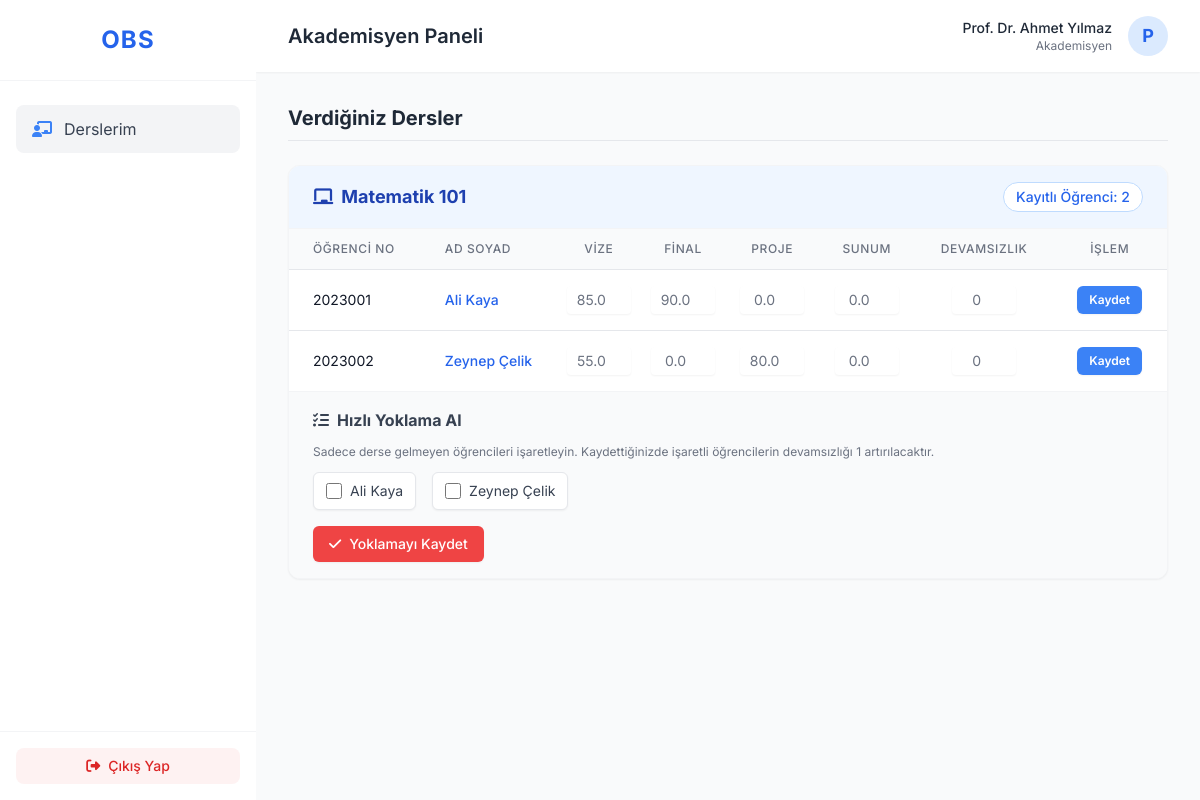
The app's page /academician_dashboard (signed in) with its own data.
### models.py (models this page shows)
class User(db.Model, UserMixin):
    __tablename__ = 'user'
    id = db.Column(db.Integer, primary_key=True)
    username = db.Column(db.String(50), unique=True, nullable=False)
    password = db.Column(db.String(255), nullable=False)
    role = db.Column(db.String(20), nullable=False) # 'admin', 'academician', 'student'
    name_surname = db.Column(db.String(100), nullable=False)
    student_number = db.Column(db.String(20), nullable=True) # Sadece öğrenciler için
    courses_taught = db.relationship('Course', backref='academician', lazy=True)
    enrollments = db.relationship('Enrollment', backref='student', lazy=True)

class Course(db.Model):
    __tablename__ = 'course'
    id = db.Column(db.Integer, primary_key=True)
    name = db.Column(db.String(100), nullable=False)
    academician_id = db.Column(db.Integer, db.ForeignKey('user.id'), nullable=True)
    enrollments = db.relationship('Enrollment', backref='course', lazy=True)

class Enrollment(db.Model):
    __tablename__ = 'enrollment'
    id = db.Column(db.Integer, primary_key=True)
    student_id = db.Column(db.Integer, db.ForeignKey('user.id'), nullable=False)
    course_id = db.Column(db.Integer, db.ForeignKey('course.id'), nullable=False)
    vize = db.Column(db.Float, default=0.0)
    final = db.Column(db.Float, default=0.0)
    proje = db.Column(db.Float, default=0.0)
    sunum = db.Column(db.Float, default=0.0)
    devamsizlik = db.Column(db.Integer, default=0)
    __table_args__ = (db.UniqueConstraint('student_id', 'course_id', name='_student_course_uc'),)

### app.py (the view)
@app.route('/academician_dashboard')
@login_required
def academician_dashboard():
    if current_user.role != 'academician':
        return "Yetkisiz Erişim", 403
    courses = Course.query.filter_by(academician_id=current_user.id).all()
    return render_template('academician_dashboard.html', courses=courses)

### app.py (called while the page is built)
@login_manager.user_loader
def load_user(user_id):
    return User.query.get(int(user_id))

### templates/academician_dashboard.html (shortened to what this page needs)
{% extends "base.html" %}
{% block header_title %}Akademisyen Paneli{% endblock %}
{% block content %}
<div class="mb-6">
    <h3 class="text-xl font-bold text-gray-800 border-b pb-2 mb-4">Verdiğiniz Dersler</h3>
</div>
<div class="space-y-8">
    {% for course in courses %}
    <div class="bg-white rounded-xl shadow-sm border border-gray-100 overflow-hidden">
        <div class="bg-blue-50 px-6 py-4 border-b border-gray-100 flex justify-between items-center">
            <h4 class="text-lg font-bold text-blue-800"><i class="fa-solid fa-chalkboard mr-2"></i>{{ course.name }}</h4>
            <span class="text-sm font-medium text-blue-600 bg-white px-3 py-1 rounded-full border border-blue-200">
                Kayıtlı Öğrenci: {{ course.enrollments|length }}
            </span>
        </div>
        <div class="p-0 overflow-x-auto">
            <table class="min-w-full divide-y divide-gray-200">
                <thead class="bg-gray-50">
                    <tr>
                        <th class="px-6 py-3 text-left text-xs font-medium text-gray-500 uppercase tracking-wider">Öğrenci No</th>
                        <th class="px-6 py-3 text-left text-xs font-medium text-gray-500 uppercase tracking-wider">Ad Soyad</th>
                        <th class="px-6 py-3 text-center text-xs font-medium text-gray-500 uppercase tracking-wider">Vize</th>
                        <th class="px-6 py-3 text-center text-xs font-medium text-gray-500 uppercase tracking-wider">Final</th>
                        <th class="px-6 py-3 text-center text-xs font-medium text-gray-500 uppercase tracking-wider">Proje</th>
                        <th class="px-6 py-3 text-center text-xs font-medium text-gray-500 uppercase tracking-wider">Sunum</th>
                        <th class="px-6 py-3 text-center text-xs font-medium text-gray-500 uppercase tracking-wider">Devamsızlık</th>
                        <th class="px-6 py-3 text-center text-xs font-medium text-gray-500 uppercase tracking-wider">İşlem</th>
                    </tr>
                </thead>
                <tbody class="bg-white divide-y divide-gray-200">
                    {% for en in course.enrollments %}
                    <tr class="hover:bg-gray-50">
                        <td class="px-6 py-4 whitespace-nowrap text-sm text-gray-900">{{ en.student.student_number }}</td>
                        <td class="px-6 py-4 whitespace-nowrap text-sm font-medium text-blue-600 hover:underline">
                            <a href="{{ url_for('student_detail', student_id=en.student.id) }}">{{ en.student.name_surname }}</a>
                        </td>
                        <form action="{{ url_for('update_grade', enrollment_id=en.id) }}" method="POST">
                            <td class="px-2 py-4 whitespace-nowrap text-sm text-gray-500 text-center">
                                <input type="number" step="0.1" min="0" max="100" name="vize" value="{{ en.vize }}" class="w-16 text-center border-gray-300 rounded shadow-sm focus:border-blue-500 focus:ring-blue-500 py-1">
                            </td>
                            <td class="px-2 py-4 whitespace-nowrap text-sm text-gray-500 text-center">
                                <input type="number" step="0.1" min="0" max="100" name="final" value="{{ en.final }}" class="w-16 text-center border-gray-300 rounded shadow-sm focus:border-blue-500 focus:ring-blue-500 py-1">
                            </td>
                            <td class="px-2 py-4 whitespace-nowrap text-sm text-gray-500 text-center">
                                <input type="number" step="0.1" min="0" max="100" name="proje" value="{{ en.proje }}" class="w-16 text-center border-gray-300 rounded shadow-sm focus:border-blue-500 focus:ring-blue-500 py-1">
                            </td>
                            <td class="px-2 py-4 whitespace-nowrap text-sm text-gray-500 text-center">
                                <input type="number" step="0.1" min="0" max="100" name="sunum" value="{{ en.sunum }}" class="w-16 text-center border-gray-300 rounded shadow-sm focus:border-blue-500 focus:ring-blue-500 py-1">
                            </td>
                            <td class="px-2 py-4 whitespace-nowrap text-sm text-gray-500 text-center">
                                <input type="number" min="0" name="devamsizlik" value="{{ en.devamsizlik }}" class="w-16 text-center border-gray-300 rounded shadow-sm focus:border-blue-500 focus:ring-blue-500 py-1">
                            </td>
                            <td class="px-6 py-4 whitespace-nowrap text-center text-sm font-medium">
                                <button type="submit" class="text-white bg-blue-500 hover:bg-blue-600 px-3 py-1.5 rounded-md transition-colors text-xs font-semibold shadow-sm">
                                    Kaydet
                                </button>
                            </td>
                        </form>
                    </tr>
                    {% else %}
                    <tr>
                        <td colspan="8" class="px-6 py-4 text-center text-sm text-gray-500">Bu derse kayıtlı öğrenci bulunmamaktadır.</td>
                    </tr>
                    {% endfor %}
                </tbody>
            </table>
        <div class="bg-gray-50 px-6 py-4 border-t border-gray-100">
            <h5 class="text-md font-bold text-gray-700 mb-3"><i class="fa-solid fa-list-check mr-2"></i>Hızlı Yoklama Al</h5>
            <form action="{{ url_for('take_attendance', course_id=course.id) }}" method="POST">
                <p class="text-xs text-gray-500 mb-3">Sadece derse gelmeyen öğrencileri işaretleyin. Kaydettiğinizde işaretli öğrencilerin devamsızlığı 1 artırılacaktır.</p>
                <div class="flex flex-wrap gap-4 mb-4">
                    {% for en in course.enrollments %}
                    <label class="inline-flex items-center bg-white border border-gray-200 rounded-md px-3 py-2 shadow-sm cursor-pointer hover:bg-red-50 hover:border-red-200 transition-colors">
                        <input type="checkbox" name="attendance_{{ en.student_id }}" value="absent" class="form-checkbox h-4 w-4 text-red-600 border-gray-300 rounded focus:ring-red-500">
                        <span class="ml-2 text-sm text-gray-700">{{ en.student.name_surname }}</span>
                    </label>
                    {% else %}
                    <span class="text-sm text-gray-500">Öğrenci bulunmuyor.</span>
                    {% endfor %}
                </div>
                {% if course.enrollments %}
                <button type="submit" class="bg-red-500 hover:bg-red-600 text-white px-4 py-2 rounded-md text-sm font-medium transition-colors shadow-sm">
                    <i class="fa-solid fa-check mr-2"></i>Yoklamayı Kaydet
                </button>
                {% endif %}
            </form>
        </div>
    </div>
    {% endfor %}
</div>
{% endblock %}

### templates/base.html (shortened to what this page needs)
<!DOCTYPE html>
<html lang="tr">
<head>
    <script src="https://cdn.tailwindcss.com"></script>
    <link rel="stylesheet" href="https://cdnjs.cloudflare.com/ajax/libs/font-awesome/6.4.0/css/all.min.css">
</head>
<body class="bg-gray-50 text-gray-800 relative">
    {% if current_user.is_authenticated %}
    <div class="flex h-screen overflow-hidden">
        <aside class="w-64 bg-white shadow-md flex-shrink-0 flex flex-col">
            <div class="p-6 border-b border-gray-100 flex items-center justify-center">
                <h1 class="text-2xl font-bold text-blue-600 tracking-wider">OBS</h1>
            </div>
            <nav class="flex-1 px-4 py-6 space-y-2 overflow-y-auto">
                {% if current_user.role == 'admin' %}
                    <a href="{{ url_for('admin_dashboard') }}" class="flex items-center px-4 py-3 text-gray-700 bg-gray-100 rounded-lg hover:bg-gray-200 transition-colors">
                        <i class="fa-solid fa-gauge mr-3 text-blue-500"></i> Yönetim Paneli
                    </a>
                {% elif current_user.role == 'academician' %}
                    <a href="{{ url_for('academician_dashboard') }}" class="flex items-center px-4 py-3 text-gray-700 bg-gray-100 rounded-lg hover:bg-gray-200 transition-colors">
                        <i class="fa-solid fa-chalkboard-user mr-3 text-blue-500"></i> Derslerim
                    </a>
                {% elif current_user.role == 'student' %}
                    <a href="{{ url_for('student_dashboard') }}" class="flex items-center px-4 py-3 text-gray-700 bg-gray-100 rounded-lg hover:bg-gray-200 transition-colors">
                        <i class="fa-solid fa-book-open mr-3 text-blue-500"></i> Notlar & Devamsızlık
                    </a>
                {% endif %}
            </nav>
            <div class="p-4 border-t border-gray-100">
                <a href="{{ url_for('logout') }}" class="flex items-center justify-center w-full px-4 py-2 text-sm font-medium text-red-600 bg-red-50 rounded-lg hover:bg-red-100 transition-colors">
                    <i class="fa-solid fa-right-from-bracket mr-2"></i> Çıkış Yap
                </a>
            </div>
        </aside>
        <main class="flex-1 flex flex-col overflow-hidden">
            <header class="bg-white shadow-sm z-10 py-4 px-8 flex justify-between items-center">
                <div>
                    <h2 class="text-xl font-semibold text-gray-800">
                        {% block header_title %}Hoş Geldiniz{% endblock %}
                    </h2>
                </div>
                <div class="flex items-center space-x-4">
                    <div class="text-right">
                        <p class="text-sm font-medium text-gray-800">{{ current_user.name_surname }}</p>
                        <p class="text-xs text-gray-500">
                            {% if current_user.role == 'admin' %} Yönetici
                            {% elif current_user.role == 'academician' %} Akademisyen
                            {% elif current_user.role == 'student' %} Öğrenci No: {{ current_user.student_number }}
                            {% endif %}
                        </p>
                    </div>
                    <div class="w-10 h-10 rounded-full bg-blue-100 flex items-center justify-center text-blue-600 font-bold text-lg">
                        {{ current_user.name_surname[0] }}
                    </div>
                </div>
            </header>
            <div class="flex-1 overflow-y-auto p-8 bg-gray-50">
                {% block content %}{% endblock %}
            </div>
        </main>
    </div>
    {% else %}
        {% block no_auth_content %}{% endblock %}
    {% endif %}
</body>
</html>

### templates/base.html (style rules this page uses)
body { font-family: 'Inter', sans-serif; }

### records on screen
User: name_surname "Prof. Dr. Ahmet Yılmaz", name_surname "P"
Course: name "Matematik 101", enrollments|length "2"
Enrollment: student.student_number "2023001", student.name_surname "Ali Kaya", vize "85.0", final "90.0", proje "0.0", sunum "0.0", devamsizlik "0"
Enrollment: student.student_number "2023002", student.name_surname "Zeynep Çelik", vize "55.0", final "0.0", proje "80.0", sunum "0.0", devamsizlik "0"
